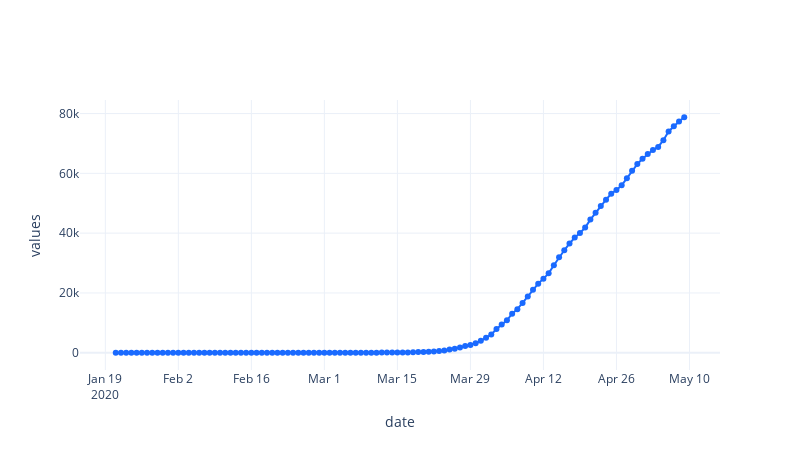

The notebook cell saved with this chart:
### Markdown cell above
Let's plot this for the entire country.

### Code cell
covid = covid19.groupby(
    ["date"],
    [fun.sum(covid19["deaths"])._as("deaths")],
)
covid["deaths"].plot(ts = "date")
